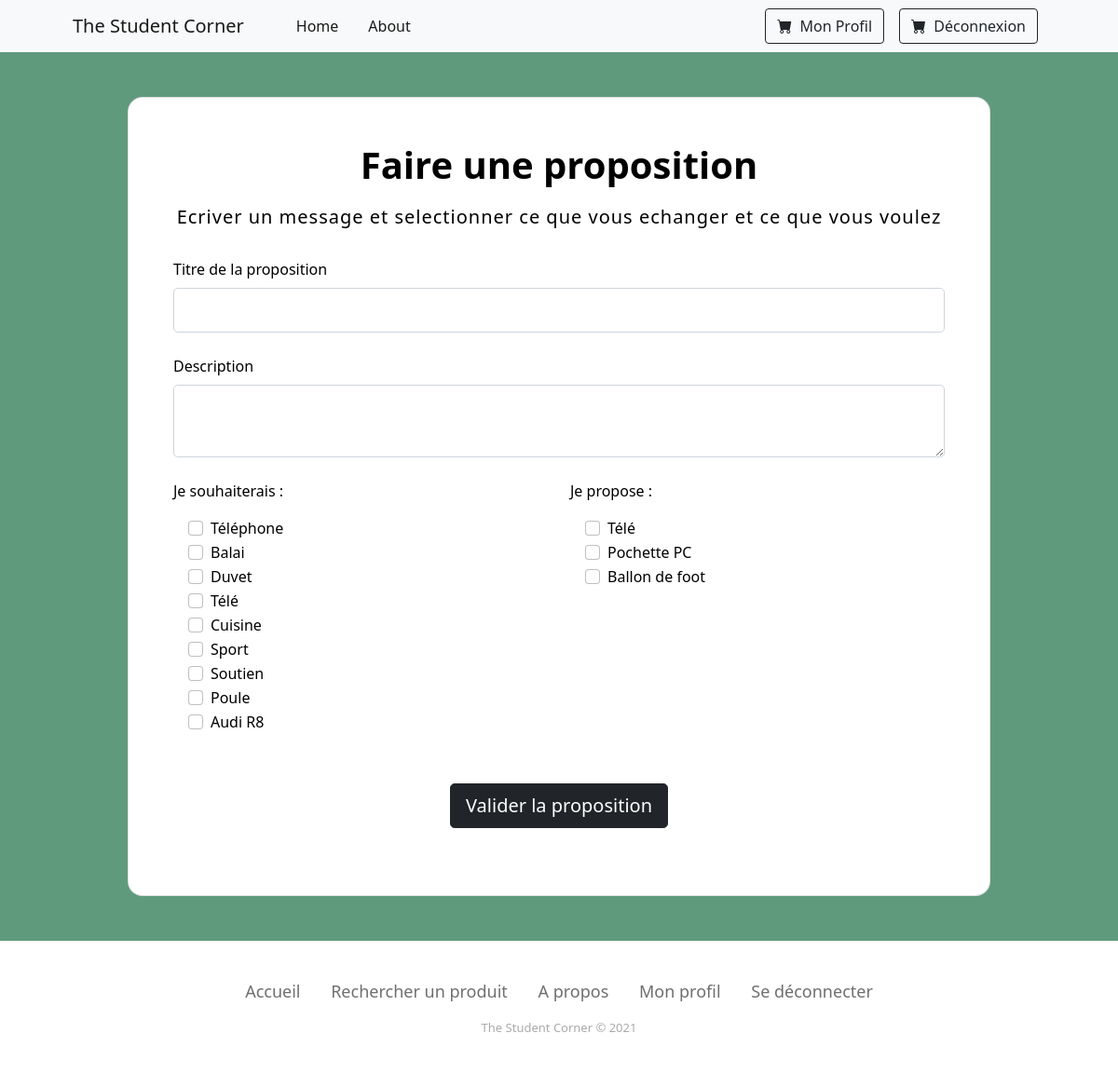
The page /?r=contact&to=1 (signed in) on the database its author committed.
### tables this page shows
CREATE TABLE IF NOT EXISTS produit (
    idproduit int(11) NOT NULL AUTO_INCREMENT,
    nom varchar(100) NOT NULL,
    description varchar(100) NOT NULL,
    type int(11) NOT NULL,
    PRIMARY KEY (idproduit)
);

### controller/Controller.php (called while the page is built, shortened)
<?php
class Controller {
	public function render($view, $d=null) {
		$controller = get_class($this);
		$model = substr($controller, 0,
		strpos($controller, "Controller"));
		$data = $d;
		include_once "view/header.php";
		include_once "view/".strtolower($model)."/".$view.".php";
		include_once "view/footer.php";
	}
}

### controller/ContactController.php (called while the page is built, shortened)
<?php
class ContactController extends Controller {
  public function index(){
    $user = unserialize($_SESSION["user"]);
    $proposes = Offre::findOffres($user->idutilisateur);
    $to = new Utilisateur(parameters()["to"]);
    $demandes = Demande::findDemandes($to->idutilisateur);
    $this->render("index", ["user"=>$user,"to"=>$to,"demandes"=>$demandes,"proposes"=>$proposes]);
  }
}

### index.php (called while the page is built, shortened)
<?php
include_once "db.php";
include_once "tools.php";
include_once "controller/route.php";

### model/Model.php (called while the page is built, shortened)
<?php
class Model {
	public function __construct($id=null) {
		$class = get_class($this);
		$table = strtolower($class);
		if ($id != null) {
			$st = db()->prepare("select * from $table where id$table=:id");
			$st->bindValue(":id", $id);
			$st->execute();
			if ($st->rowCount() != 1) {
				throw new Exception("Not in table: ".$table." id: ".$id );
			} else {
				$row = $st->fetch(PDO::FETCH_ASSOC);
				$classes = glob('model/*');
				$classes_update = array();
				foreach($classes as &$value) {
					$value = substr($value,6);
					$value = substr($value,0,-4);
					$classes_update[strtolower($value)] = $value;
				}
				foreach($row as $field => $value) {
					if (substr($field, 0,2) == "id" && $field != "id".$table) {
						$linkedField = substr($field, 2);
						$this->$field = new $linkedClass($value);
					} else {
						$this->$field = $value;
					}
				}
			}
		}
	}
	public function __get($fieldName) {
		$varName = "_".$fieldName;
		if (property_exists(get_class($this), $varName))
			return $this->$varName;
		else {
			throw new Exception("Unknown variable: ".$fieldName." in ".get_class($this));
		}
	}
	public function __set($fieldName, $value) {
		$varName = "_".$fieldName;
		if ($value !== null) {
			if (property_exists(get_class($this), $varName)) {
				$class = get_class($this);
				$table = strtolower($class);
				$id = "_id".$fieldName;
				if (isset($value->$id)) {
					$st = db()->prepare("update $table set id$fieldName=:val where id$table=:id");
					$id = substr($id, 1);
					$st->bindValue(":val", $value->$id);
				} else {
					$st = db()->prepare("update $table set $fieldName=:val where id$table=:id");
					$st->bindValue(":val", $value);
				}
				$id = "id".$table;
				$st->bindValue(":id", $this->$id);
				$st->execute();
			} else {
				throw 	new Exception("Unknown variable: ".$fieldName. " in ".get_class($this));
			}
		}
	}
}

### db.php (called while the page is built)
<?php
$db = new PDO("mysql:host=localhost;dbname=info732","root","");
$db->exec("SET NAMES 'utf8';");
function db() { global $db; return $db; }

### model/Offre.php (called while the page is built, shortened)
<?php
class Offre extends Model {
	public function __construct($idutilisateur=null, $idoffre=null){
		$class = get_class($this);
		$table = strtolower($class);
		if ($idutilisateur != null || $iddemande != null) {
			$st = db()->prepare("select * from $table where idutilisateur=:idutilisateur and idoffre=:idoffre");
			$st->bindValue(":idutilisateur", $idutilisateur);
			$st->bindValue(":idoffre", $idoffre);
			$st->execute();
			$this->produit = new Produit($this->idoffre);
		}
	}
	public static function findOffres($idutilisateur){
		$sql = "select * from offre where idutilisateur=:idutilisateur";
		$st = db()->prepare($sql);
		$st->bindValue(":idutilisateur", $idutilisateur, PDO::PARAM_INT);
        $st->execute();
        $list = array();
        while($row = $st->fetch(PDO::FETCH_ASSOC)) {
            $list[] = new $class($row["idutilisateur"], $row["idoffre"]);
        }
        return $list;
	}
}

### tools.php (called while the page is built, shortened)
<?php
spl_autoload_register(function($name) {
	$dir = "model";
	if (strpos($name,"Controller") !== FALSE)
		$dir = "controller";
	$path = $dir."/".$name.".php";
});

### model/Demande.php (called while the page is built, shortened)
<?php
class Demande extends Model {
	public function __construct($idutilisateur=null, $iddemande=null) {
		$class = get_class($this);
		$table = strtolower($class);
		if ($idutilisateur != null || $iddemande != null) {
			$st = db()->prepare("select * from $table where idutilisateur=:idutilisateur and iddemande=:iddemande");
			$st->bindValue(":idutilisateur", $idutilisateur);
			$st->bindValue(":iddemande", $iddemande);
			$st->execute();
			$this->produit = new Produit($this->iddemande);
		}
	}
	public static function findDemandes($idutilisateur){
		$sql = "select * from demande where idutilisateur=:idutilisateur";
		$st = db()->prepare($sql);
		$st->bindValue(":idutilisateur", $idutilisateur, PDO::PARAM_INT);
        $st->execute();
        $list = array();
        while($row = $st->fetch(PDO::FETCH_ASSOC)) {
            $list[] = new $class($row["idutilisateur"], $row["iddemande"]);
        }
        return $list;
	}
}

### model/Role.php (called while the page is built, shortened)
<?php
class Role extends Model {
	public function __toString() {
		return get_class($this).": ".$this->nom_role;
	}
}

### model/Campus.php (called while the page is built, shortened)
<?php
class Campus extends Model {
	public function __toString() {
		return get_class($this).": ".$this->nom_campus;
	}
}

### view/contact/index.php (the view)
<section class="" style="background-color: #609a7d;">
  <div class="container py-5 h-100">
    <div class="row d-flex justify-content-center align-items-center h-100">
      <div class="col col-xl-10">
        <div class="card" style="border-radius: 1rem;">
          <div class="row g-0">
            <div class="card-body p-4 p-lg-5 text-black">
				<form action=".?r=contact/send&to=<?php echo $data["to"]->idutilisateur; ?>" method="post">
					<div class="mb-3 pb-1 text-center">
					<span class="h1 fw-bold mb-0">Faire une proposition</span>
					</div>
					<h5 class="fw-normal mb-3 pb-3 text-center" style="letter-spacing: 1px;">Ecriver un message et selectionner ce que vous echanger et ce que vous voulez</h5>
					<div class="form-outline mb-4">
					<label class="form-label" for="title">Titre de la proposition</label>
					<input type="text" id="title" name="title" class="form-control form-control-lg" />
					</div>
					<div class="form-outline mb-4">
					<label class="form-label" for="desc">Description</label>
					<textarea id="desc" name="desc" rows="2" class ="form-control form-control-lg"></textarea>
					</div>
					<div class = "row">
						<div class = "col mb-5 min-vw-50">
							<p class="fw-normal">Je souhaiterais :</p>
							<div class="mx-3">
							<?php
								foreach($data["demandes"] as $d){
									$produit = $d->produit;
									echo <<<html
									<div class="form-check">
										<input
											class="form-check-input"
											type="checkbox"
											value="$produit->idproduit"
											id="flexCheckDefault"
											name="wants[]"
										/>
										<label class="form-check-label" for="flexCheckDefault">
											$produit->nom
										</label>
									</div>
									html;
								}
								?>
							</div>
						</div>
						<div class = "col mb-5 min-vw-50">
							<p class="fw-normal">Je propose :</p>
							<div class="mx-3">
								<?php
								foreach($data["proposes"] as $d){
									$produit = $d->produit;
									echo <<<html
									<div class="form-check">
										<input
											class="form-check-input"
											type="checkbox"
											value="$produit->idproduit"
											id="flexCheckDefault"
											name="gives[]"
										/>
										<label class="form-check-label" for="flexCheckDefault">
											$produit->nom
										</label>
									</div>
									html;
								}
								?>
							</div>
						</div>
					</div>
					<div class="pt-1 mb-4 text-center">
					<button class="btn btn-dark btn-lg btn-block" type="submit">Valider la proposition</button>
					</div>
				</form>
			</div>
          </div>
        </div>
      </div>
    </div>
  </div>
</section>

### rows shown on the page
produit: nom "Téléphone"
produit: nom "Balai"
produit: nom "Duvet"
produit: nom "Télé"
produit: nom "Cuisine"
produit: nom "Sport"
produit: nom "Soutien"
produit: nom "Poule"
produit: nom "Audi R8"
produit: nom "Pochette PC"
produit: nom "Ballon de foot"
